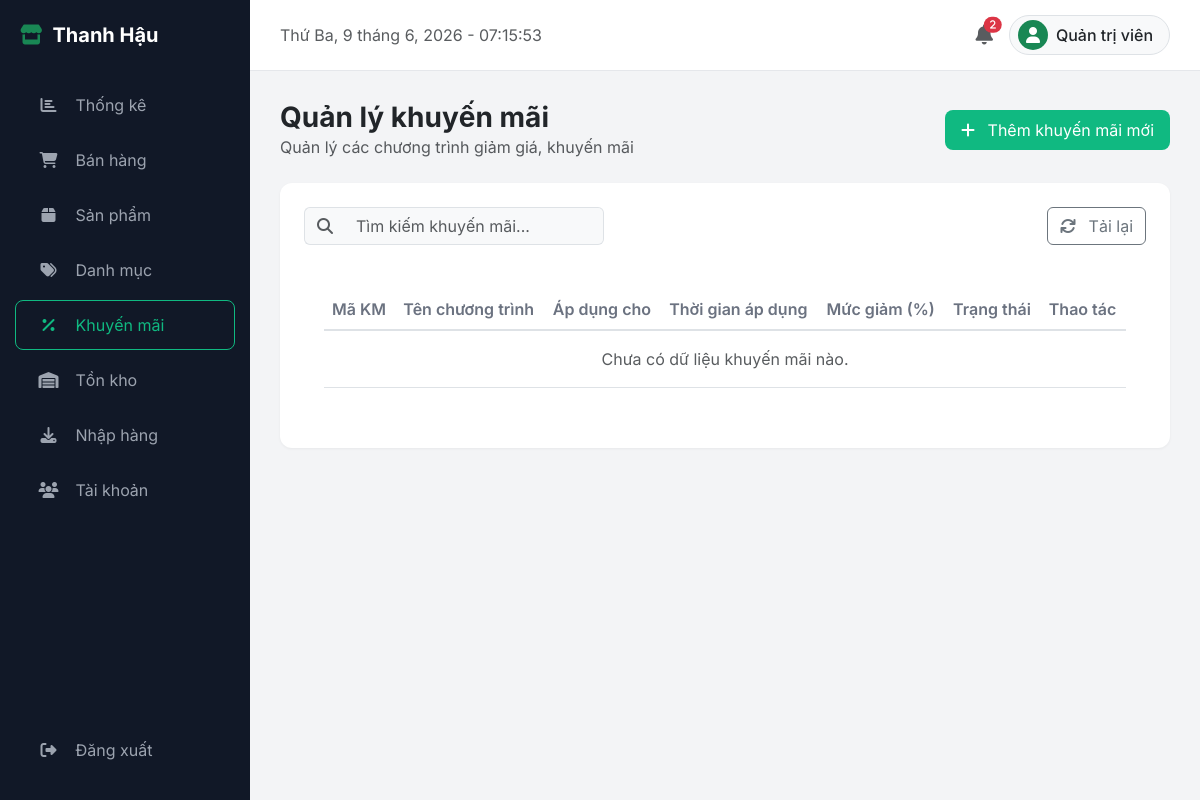
/promotions.php (signed in), run on an earlier commit of the app's database.
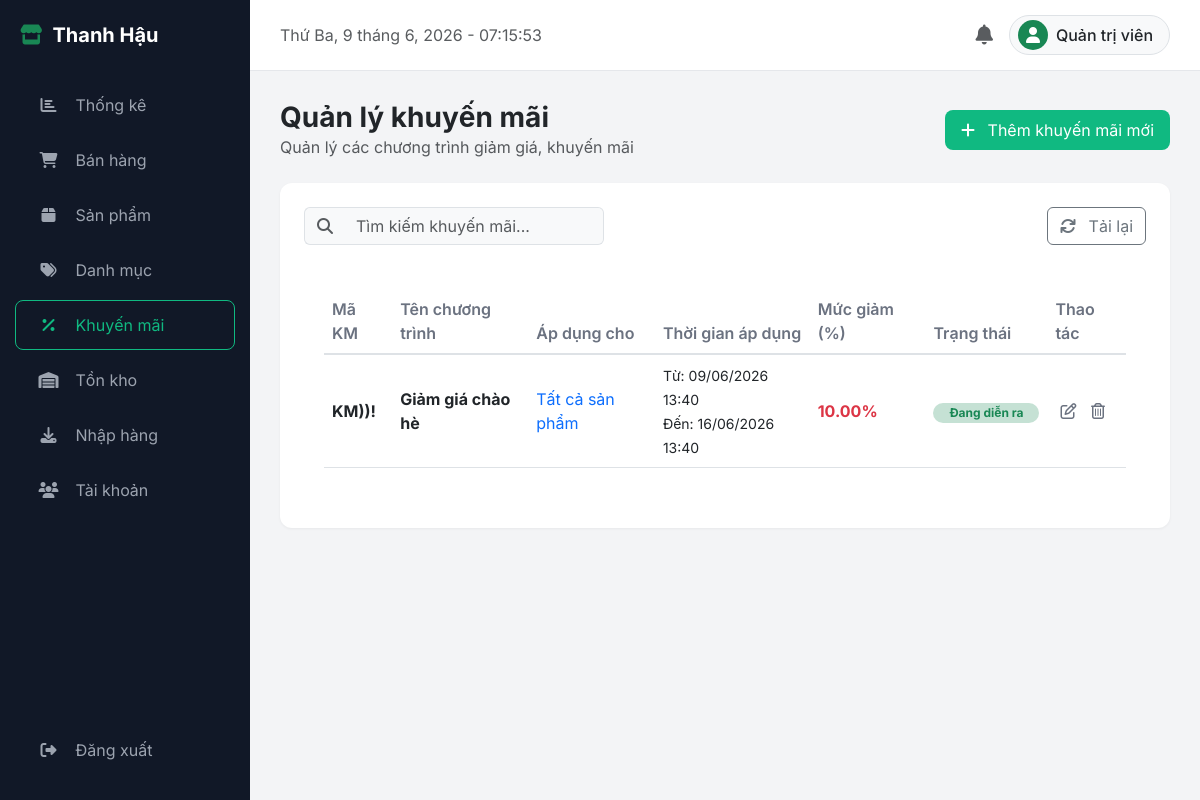
And on a later commit of the database.
### tables this page shows
CREATE TABLE `khuyen_mai` (
  `id` int(11) NOT NULL,
  `ma_km` varchar(20) NOT NULL,
  `ten_chuong_trinh` varchar(150) NOT NULL,
  `ngay_bat_dau` datetime NOT NULL,
  `ngay_ket_thuc` datetime NOT NULL,
  `muc_giam` decimal(5,2) NOT NULL,
  `loai_ap_dung` varchar(20) DEFAULT 'tat_ca',
  `gia_tri_ap_dung` varchar(255) DEFAULT NULL
);

### promotions.php (the view, shortened to what the changed rows need)
<?php
include 'connect.php';
try {
    $conn->query("ALTER TABLE khuyen_mai ADD COLUMN loai_ap_dung VARCHAR(20) DEFAULT 'tat_ca'");
    $conn->query("ALTER TABLE khuyen_mai ADD COLUMN gia_tri_ap_dung VARCHAR(255) DEFAULT NULL");
} catch (Exception $e) {}
$where = "";
$sql_select = "SELECT * FROM khuyen_mai $where ORDER BY id DESC";
$result = $conn->query($sql_select);
include 'includes/header.php';
?>
<div class="card p-4">
    <div class="table-responsive">
        <table class="table table-hover">
            <thead>
                <tr>
                    <th>Mã KM</th>
                    <th>Tên chương trình</th>
                    <th>Áp dụng cho</th>
                    <th>Thời gian áp dụng</th>
                    <th>Mức giảm (%)</th>
                    <th>Trạng thái</th>
                    <th>Thao tác</th>
                </tr>
            </thead>
            <tbody>
                <?php
                $now = date('Y-m-d H:i:s');
                while ($row = $result->fetch_assoc()):
                    if ($now < $row['ngay_bat_dau']) {
                        $status_badge = '<span class="badge bg-warning bg-opacity-25 text-warning px-3 py-1 rounded-pill">Sắp diễn ra</span>';
                    } elseif ($now > $row['ngay_ket_thuc']) {
                        $status_badge = '<span class="badge bg-secondary bg-opacity-25 text-secondary px-3 py-1 rounded-pill">Đã kết thúc</span>';
                    } else {
                        $status_badge = '<span class="badge bg-success bg-opacity-25 text-success px-3 py-1 rounded-pill">Đang diễn ra</span>';
                    }
                    $ap_dung_text = 'Tất cả sản phẩm';
                ?>
                <tr>
                    <td class="fw-bold text-dark"><?= $row['ma_km'] ?></td>
                    <td class="fw-bold text-dark"><?= $row['ten_chuong_trinh'] ?></td>
                    <td class="text-primary"><?= $ap_dung_text ?></td>
                    <td>
                        <small>Từ: <?= date('d/m/Y H:i', strtotime($row['ngay_bat_dau'])) ?></small><br>
                        <small>Đến: <?= date('d/m/Y H:i', strtotime($row['ngay_ket_thuc'])) ?></small>
                    </td>
                    <td class="text-danger fw-bold"><?= $row['muc_giam'] ?>%</td>
                    <td><?= $status_badge ?></td>
                    <td>
                        <button class="action-btn" onclick="editPromotion(<?= $row['id'] ?>, '<?= htmlspecialchars($row['ma_km'], ENT_QUOTES) ?>', '<?= htmlspecialchars($row['ten_chuong_trinh'], ENT_QUOTES) ?>', '<?= $row['ngay_bat_dau'] ?>', '<?= $row['ngay_ket_thuc'] ?>', <?= $row['muc_giam'] ?>, '<?= $row['loai_ap_dung'] ?>', '<?= $row['gia_tri_ap_dung'] ?>')">
                            <i class="far fa-edit"></i>
                        </button>
                        <a href="promotions.php?delete=<?= $row['id'] ?>" class="action-btn text-decoration-none" onclick="return confirm('Bạn có chắc muốn xóa khuyến mãi này?');">
                            <i class="far fa-trash-alt"></i>
                        </a>
                    </td>
                </tr>
                <?php endwhile; ?>
                <?php if ($result->num_rows == 0): ?>
                <tr><td colspan="7" class="text-center text-muted py-3">Chưa có dữ liệu khuyến mãi nào.</td></tr>
                <?php endif; ?>
            </tbody>
        </table>
    </div>
</div>
<?php include 'includes/footer.php'; ?>

### includes/header.php (shortened to what the changed rows need)
<?php
include_once __DIR__ . '/../connect.php';
$alert_count = 0;
$sql_low_stock = "SELECT COUNT(*) as total FROM (SELECT sp.id FROM san_pham sp LEFT JOIN ton_kho tk ON sp.id = tk.id_san_pham GROUP BY sp.id HAVING IFNULL(SUM(tk.so_luong), 0) <= MAX(sp.ton_toi_thieu)) as temp";
$result_low = $conn->query($sql_low_stock);
if ($result_low) $alert_count += $result_low->fetch_assoc()['total'];
$sql_exp = "SELECT COUNT(*) as total FROM san_pham WHERE han_su_dung IS NOT NULL AND han_su_dung <= DATE_ADD(CURDATE(), INTERVAL 30 DAY)";
$result_exp = $conn->query($sql_exp);
if ($result_exp) $alert_count += $result_exp->fetch_assoc()['total'];
?>
<!DOCTYPE html>
<html lang="vi">
<head>
    <link href="https://cdn.jsdelivr.net/npm/bootstrap@5.3.0/dist/css/bootstrap.min.css" rel="stylesheet">
    <link rel="stylesheet" href="https://cdnjs.cloudflare.com/ajax/libs/font-awesome/6.4.0/css/all.min.css">
    <link rel="stylesheet" href="assets/css/style.css">
</head>
<body>
    <div class="main-content">
        <div class="topbar">
            <div class="d-flex align-items-center gap-3">
                <i class="fas fa-bell text-muted fs-5 position-relative" title="Cảnh báo hàng hóa" style="cursor: pointer;">
                    <?php if ($alert_count > 0): ?>
                    <span class="position-absolute top-0 start-100 translate-middle badge rounded-pill bg-danger" style="font-size: 0.6rem;">
                        <?= $alert_count ?>
                    </span>
                    <?php endif; ?>
                </i>
                <div class="d-flex align-items-center gap-2 border rounded-pill px-2 py-1 bg-light cursor-pointer">
                    <div class="bg-success text-white rounded-circle d-flex align-items-center justify-content-center" style="width: 30px; height: 30px;">
                    </div>
                    <span class="fw-medium me-2"><?= htmlspecialchars($_SESSION['ho_ten'] ?? 'Admin') ?></span>
                </div>
            </div>
        </div>
        <div class="content-area">

What changed in the data, as far as the page shows it:
added khuyen_mai: ma_km "KM))!", ten_chuong_trinh "Giảm giá chào hè", ap_dung_text "Tất cả sản phẩm", ngay_bat_dau "09/06/2026 13:40", ngay_ket_thuc "16/06/2026 13:40", muc_giam "10.00", shows "Đang diễn ra"
Also different on the page:
$alert_count: "2" → (not shown)
text no longer shown: "Chưa có dữ liệu khuyến mãi nào."
